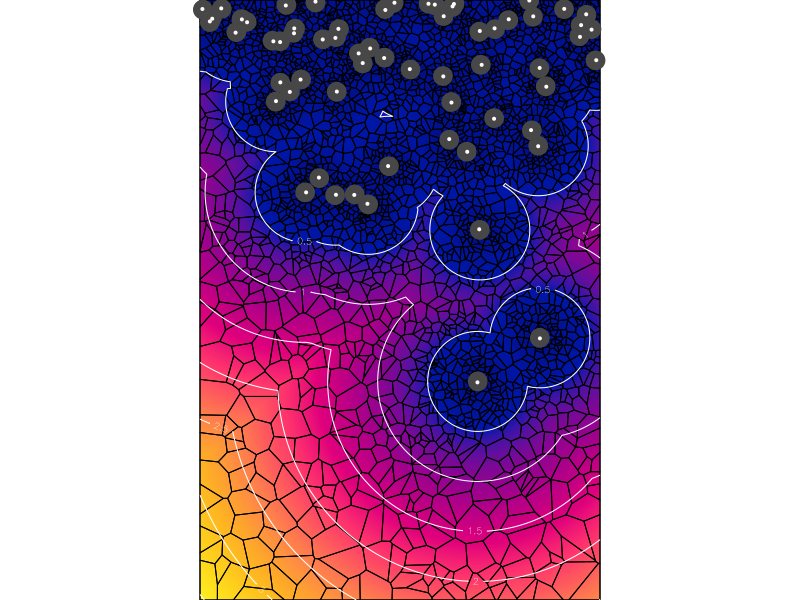

This figure's R source:
## ---- chunk 1
knitr::opts_chunk$set(collapse = TRUE)
library(spatstat)
## ---- chunk 2
library(spatstat)
 W23 <- as.owin(list(xrange=c(0,4), yrange=c(0,6)))
## ---- chunk 3
set.seed(25031979)
 rc <- rpoispp(function(x,y){25 * exp(-1.5*(max(y)-y))}, 100, win=W23)
 rcdist <- distmap(rc, dimyx=c(1200, 800))
 rc2 <- rpoispp(1/rcdist*50)
 rcd <- dirichlet(rc2)
 png(filename = "Figure_2A.png", width=6000, height=4000, res=400)
  par(mai=c(0,0,0,0))
 plot(rcdist, legend=FALSE, main="", frame=TRUE, box=FALSE, ribbon=FALSE)
 plot(rcd, add=T)
 plot(rc, add=T, col="gray28", pch=19, cex=2.5)
 plot(rjitter(rc, 0.01), add=T, col="snow", pch=19, cex=0.4)
 contour(rcdist, add=T, col="white")
dev.off()
